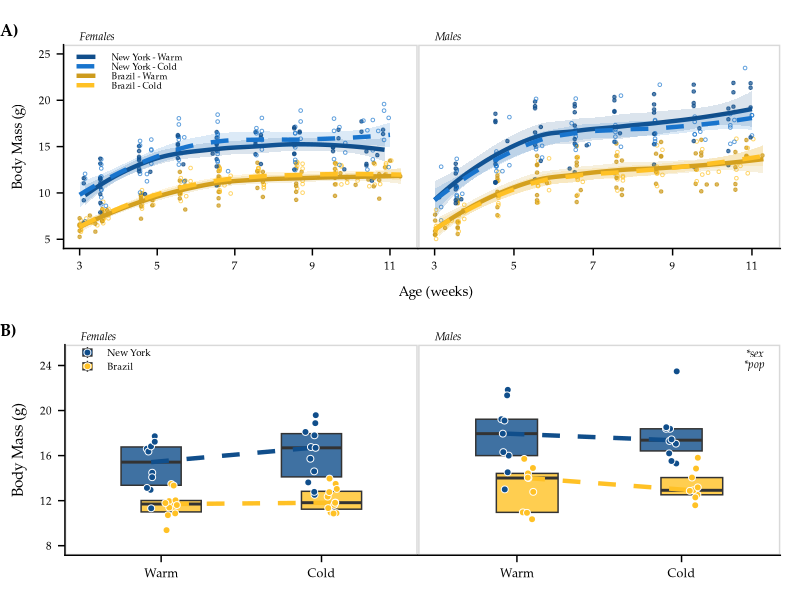

Write the R code that produced this figure. (Note: this script raises an error after producing the figure.)
#!/usr/bin/env Rscript --vanilla

##############################################################

# Author: Mallory A. Ballinger

# This script plots weekly body mass of New York mice and 
# Brazil mice across environments (i.e., common garden experiment #2).
# This script also plots reaction norms of body mass from data collected
# at the end of common garden experiment #2.
# This script generates Figure 3 in Ballinger_AmNat_2021.


##############################################################
# Required packages
##############################################################

rm(list = ls()) # clear R's environment
library(tidyverse)
library(here)
library(ggridges)
library(cowplot)
library(car)
library(ggtext)
library(glue)
library(scales)

set.seed(19910118) # so that jitter plots stay in same jittered positions


##############################################################
# Import data
##############################################################

WeeklyPhenotypeData <- read_csv(here("data/processed/WeeklyPhenotypeData.csv")) %>%
  select(-DOB, -DateMeasured) %>% select(-1) %>%
  mutate(Line = fct_relevel(Line, "SARA", "SARB", "MANA", "MANB")) %>% # put evolved lines first
  mutate(Environment = fct_relevel(Environment, "Warm", "Cold" )) %>% # put Warm before Cold
  mutate(PopEnv = paste(Population, Environment, sep = "_")) %>%
  mutate(PopEnv = fct_recode(PopEnv, "Brazil - Warm" = "Brazil_Warm", "Brazil - Cold" = "Brazil_Cold",
                             "New York - Warm" = "New York_Warm", "New York - Cold" = "New York_Cold")) %>%
  mutate(PopEnv = fct_relevel(PopEnv, "New York - Warm", "New York - Cold", "Brazil - Warm", "Brazil - Cold")) %>%
  mutate(RelativeTail = Tail_Length_mm / Body_Weight_g)


PostDissectionMetaData <- read_csv(here("data/processed/PostDissectionMetaData.csv")) %>%
  select(-1) %>% # removes first column
  mutate(Sex = fct_relevel(Sex, "Male", "Female")) %>% # put males before females
  mutate(Population = fct_relevel(Population, "New York", "Brazil")) %>% # put evolved cold pop first
  mutate(Line = fct_relevel(Line, "SARA", "SARB", "MANA", "MANB")) %>% # put evolved cold lines first
  mutate(Environment = fct_relevel(Environment, "Warm", "Cold" )) %>% # put warm before cold (evolved before plasticity)
  mutate(RelativeTail = ((Final_Tail_Length_mm) / (Body_Weight_g)))


##############################################################
# Plot weekly phenotypes - body weight
##############################################################

# Make sex-specific datasets
MaleData <- WeeklyPhenotypeData %>%
  filter(Sex == "Male")

FemaleData <- WeeklyPhenotypeData %>%
  filter(Sex == "Female")

FemaleBW <-
  ggplot(data=FemaleData, aes(x=Age_weeks, y=Body_Weight_g, fill = PopEnv, linetype = PopEnv, color = PopEnv)) +
  geom_point(aes(shape = factor(PopEnv)), position = position_dodge(0.1), size=0.9, alpha = 0.7, show.legend = TRUE) +
  geom_smooth(aes(group = PopEnv), size=1.5, alpha = 0.15, method = "loess", se = TRUE) + #std error
  scale_color_manual(values=rep(c("dodgerblue4", "dodgerblue3", "goldenrod3", "goldenrod1"))) +
  scale_fill_manual(values=rep(c("dodgerblue4", "dodgerblue3", "goldenrod3","goldenrod1"))) +
  scale_linetype_manual(values=rep(c("solid","dashed", "solid", "dashed"))) +
  scale_shape_manual(values=rep(c(19, 1, 19, 1)), guide = "none") +
  guides(color=guide_legend(override.aes=list(fill=NA)),
         linetype=guide_legend(override.aes = list(size=0.5)),
         linetype=guide_legend(override.aes = list(fill=NA))) + # removes gray shading from legend
  scale_x_continuous(breaks = seq(from=3, to=12, by=2), labels = seq(from=3, to=12, by=2), limits = c(3,11.3)) +
  scale_y_continuous(breaks = seq(from=5, to=25, by=5), labels = seq(from=5, to=25, by=5), limits = c(5,25)) +
  theme_half_open(20) +
  panel_border() + # puts border around facets
  theme(panel.grid.minor = element_blank(), axis.line = element_line(colour = "black"),
        axis.title.x = element_text(margin = margin(t = 10), size = 10, family = "Palatino", hjust = 1.2),
        axis.title.y = element_text(margin = margin(r = 10), size = 10, family = "Palatino"),
        axis.text.x = element_text(size = 8, color = "black", family = "Palatino"),
        axis.text.y = element_text(size = 8, color = "black", family = "Palatino"),
        legend.position = c(0.03, 0.87),
        legend.background = element_blank(),
        legend.box.background = element_blank(),
        legend.key.height = unit(0.2, "cm"),
        legend.key.width = unit(0.6, "cm"),
        legend.margin = margin(0.1, 3, 0.3, 0),
        legend.spacing.x = unit(0.5, "mm"),
        legend.spacing.y = unit(0.5, "mm"),
        legend.text = element_text(size=6.5, family = "Palatino"),
        legend.title = element_blank(),
        plot.tag = element_text(family = "Palatino", size = 10, face = "italic"),
        plot.tag.position = c(0.18,1.025),
        plot.title = element_text(size = 8, face = "italic", hjust = 0.05, vjust = -3, family = "Palatino"),
        plot.title.position = "panel",
        plot.margin = unit(c(0.5, -0.45, 0, 0.3), "cm")) +
  labs(x = "Age (weeks)",
       y = "Body Mass (g)",
       title = "Females")


MaleBW <-
  ggplot(data=MaleData, aes(x=Age_weeks, y=Body_Weight_g, fill = PopEnv, linetype = PopEnv, color = PopEnv)) +
  geom_point(aes(shape = factor(PopEnv)), position = position_dodge(0.1), alpha=0.7, size=0.9, show.legend = TRUE) +
  geom_smooth(aes(group = PopEnv), size=1.5, method = "loess", alpha = 0.15, se = TRUE) + #std error
  scale_color_manual(values=rep(c("dodgerblue4", "dodgerblue3", "goldenrod3", "goldenrod1"))) +
  scale_fill_manual(values=rep(c("dodgerblue4", "dodgerblue3", "goldenrod3","goldenrod1"))) +
  scale_linetype_manual(values=rep(c("solid","dashed", "solid", "dashed"))) +
  scale_shape_manual(values=rep(c(19, 1, 19, 1))) +
  scale_x_continuous(breaks = seq(from=3, to=12, by=2), labels = seq(from=3, to=12, by=2), limits = c(3,11.3)) +
  scale_y_continuous(breaks = seq(from=5, to=25, by=5), labels = seq(from=5, to=25, by=5), limits = c(5,25)) +
  theme_half_open(20) +
  panel_border() + # puts border around facets
  theme(panel.grid.minor = element_blank(), axis.line = element_line(colour = "black"),
        axis.title.x = element_text(margin = margin(t = 10), size = 10, family = "Palatino"),
        axis.title.y = element_text(margin = margin(r = 10), size = 10, family = "Palatino"),
        axis.text.x = element_text(size = 8, color = "black", family = "Palatino"),
        axis.text.y = element_blank(),
        axis.ticks.y = element_blank(),
        axis.line.y = element_blank(),
        legend.position = "none",
        legend.background = element_blank(),
        legend.box.background = element_blank(),
        legend.key = element_blank(),
        legend.key.height = unit(0.3, "cm"),
        legend.key.width = unit(1.5, "cm"),
        legend.text = element_text(size=8, family = "Palatino"),
        legend.title = element_blank(),
        plot.tag = element_text(family = "Palatino", size = 10, face = "italic"),
        plot.tag.position = c(0.13,1.025),
        plot.title = element_text(size = 8, face = "italic", hjust = 0.05, vjust = -3, family = "Palatino"),
        plot.title.position = "panel",
        plot.margin = unit(c(0.5, 0.5, 0, -0.42), "cm")) + # top, right, bottom, left (0.5, 0.5, 0.1, -0.5)
  labs(x = "",
       y = "",
       title = "Males")


weekly_BW <- cowplot::plot_grid(FemaleBW, MaleBW, labels = c('', ''), align = 'h',
                   label_fontfamily = "Palatino", label_size = 12, label_x = 0.05, hjust = 0)


##############################################################
# Plot body weight RXNs
##############################################################

BW_deets <- ("&#42;sex<br>\
              &#42;pop")


# Sex-specific datasets
MaleData_RXN <- PostDissectionMetaData %>%
  filter(Sex == "Male")

FemaleData_RXN <- PostDissectionMetaData %>%
  filter(Sex == "Female")


BWrxnF <-
  ggplot(data=FemaleData_RXN, aes(x=Environment, y=Body_Weight_g)) +
  geom_boxplot(aes(fill = Population), position = position_dodge(width=0.25), alpha=0.8, size = 0.5, outlier.shape = NA, notch = FALSE, coef=0) +
  stat_summary(
    fun = median,
    geom = 'line',
    aes(group = Population, color = Population),
    position = position_dodge(width = 0.25) , size=1.5, alpha = 1.2, linetype = "dashed") +
  geom_point(aes(fill = Population), position = position_jitterdodge(jitter.width = 0.15, dodge.width=0.25), alpha=5, size=2, shape=21, color = "white") +
  scale_color_manual(values=rep(c("dodgerblue4", "goldenrod1"))) +
  scale_fill_manual(values=rep(c("dodgerblue4", "goldenrod1"))) +
  scale_y_continuous(breaks = seq(from=8, to=24, by=4), labels = seq(from=8, to=24, by=4), limits = c(8,25)) +
  theme_half_open(20) +
  panel_border() + # puts border around facets
  theme(panel.grid.minor = element_blank(), axis.line = element_line(colour = "black"),
        axis.title.x = element_blank(),
        axis.title.y = element_text(margin = margin(r = 10), size = 11, family = "Palatino"),
        axis.text.x = element_text(size = 9, color = "black", family = "Palatino"),
        axis.text.y = element_text(size = 8, color = "black", family = "Palatino"),
        legend.position = c(0.047, 0.93),
        legend.background = element_blank(),
        legend.box.background = element_blank(),
        legend.key = element_blank(),
        legend.margin = margin(0,0,0,0),
        legend.spacing.x = unit(0.1, "cm"),
        legend.key.height = unit(0.35, "cm"),
        legend.key.width = unit(0.3, "cm"),
        legend.text = element_text(size=7, family = "Palatino"),
        legend.title = element_blank(),
        plot.tag = element_text(family = "Palatino", size = 8, face = "italic"),
        plot.tag.position = c(0.2,1.015),
        plot.title = element_text(size = 8, face = "italic", hjust = 0.05, vjust = -3, family = "Palatino"),
        plot.title.position = "panel",
        plot.margin = unit(c(0.5, -0.45, 0.5, 0.3), "cm")) +
  labs(x = "",
       y = "Body Mass (g)",
       title = "Females")


BWrxnM <-
  ggplot(data=MaleData_RXN, aes(x=Environment, y=Body_Weight_g)) +
  geom_boxplot(aes(fill = Population), position = position_dodge(width=0.25), alpha=0.8, size = 0.5, outlier.shape = NA, notch = FALSE, coef=0) +
  stat_summary(
    fun = median,
    geom = 'line',
    aes(group = Population, color = Population),
    position = position_dodge(width = 0.25) , size=1.5, alpha = 1.2, linetype = "dashed") +
  geom_point(aes(fill = Population), position = position_jitterdodge(jitter.width = 0.15, dodge.width=0.25), alpha=5, size=2, shape=21, color = "white") +
  scale_color_manual(values=rep(c("dodgerblue4", "goldenrod1"))) +
  scale_fill_manual(values=rep(c("dodgerblue4", "goldenrod1"))) +
  scale_y_continuous(breaks = seq(from=8, to=24, by=4), labels = seq(from=8, to=24, by=4), limits = c(8,25)) +
  theme_half_open(20) +
  panel_border() + # puts border around facets
  theme(panel.grid.minor = element_blank(), axis.line = element_line(colour = "black"),
        axis.title.x = element_blank(),
        axis.title.y = element_text(margin = margin(r = 10), size = 10, family = "Palatino"),
        axis.text.x = element_text(size = 9, color = "black", family = "Palatino"),
        axis.text.y = element_blank(),
        axis.ticks.y = element_blank(),
        axis.line.y = element_blank(),
        legend.position = "none",
        plot.tag = element_markdown(family = "Palatino", size = 8, face = "italic", hjust = 1),
        plot.tag.position = c(0.96,0.86),
        plot.title = element_text(size = 8, face = "italic", hjust = 0.05, vjust = -3, family = "Palatino"),
        plot.title.position = "panel",
        plot.margin = unit(c(0.5, 0.5, 0.5, -0.42), "cm")) + # top, right, bottom, left (0.5, 0.5, 0.1, -0.5)
  labs(x = "",
       y = "",
       title = "Males",
       tag = BW_deets)


rxn_BW <- cowplot::plot_grid(BWrxnF, BWrxnM, align = "h", label_fontfamily = "Palatino",
                         label_size = 12, label_x = 0.05, hjust = 0)

cowplot::plot_grid(weekly_BW, rxn_BW, nrow = 2, ncol = 1, align = "hv", label_fontfamily = "Palatino",
                                    labels = c('A)', 'B)'), label_size = 12, label_x = 0, label_y = 0.88, hjust = 0, vjust = 0)


#ggsave("results/figures/Weekly_RXN_BW.tiff", height = 6, width = 6, compression = "lzw")
ggsave("results/figures/Weekly_RXN_BW.pdf", height = 5.5, width = 5.5)

